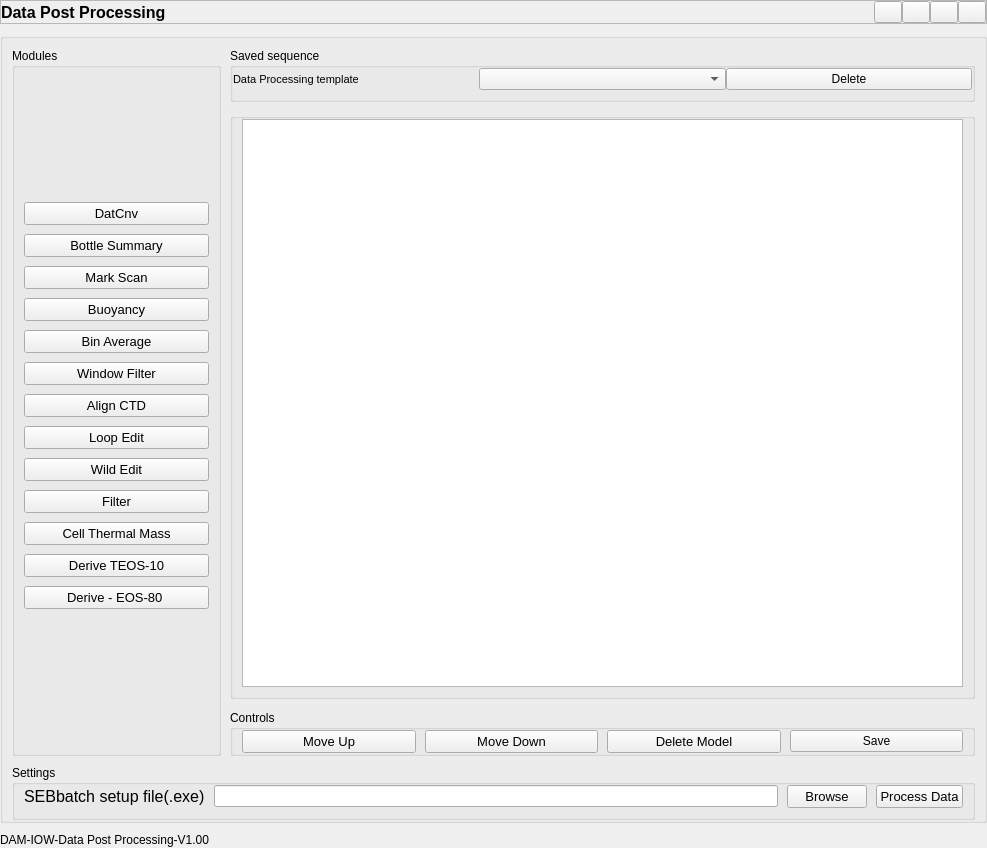
<?xml version="1.0" encoding="UTF-8"?>
<ui version="4.0">
 <class>Form</class>
 <widget class="QWidget" name="Form">
  <property name="geometry">
   <rect>
    <x>0</x>
    <y>0</y>
    <width>987</width>
    <height>848</height>
   </rect>
  </property>
  <property name="sizePolicy">
   <sizepolicy hsizetype="Expanding" vsizetype="Expanding">
    <horstretch>0</horstretch>
    <verstretch>0</verstretch>
   </sizepolicy>
  </property>
  <property name="windowTitle">
   <string>Form</string>
  </property>
  <layout class="QVBoxLayout" name="verticalLayout_9">
   <property name="spacing">
    <number>9</number>
   </property>
   <property name="leftMargin">
    <number>0</number>
   </property>
   <property name="topMargin">
    <number>0</number>
   </property>
   <property name="rightMargin">
    <number>0</number>
   </property>
   <property name="bottomMargin">
    <number>0</number>
   </property>
   <item>
    <widget class="QFrame" name="frame">
     <property name="frameShape">
      <enum>QFrame::StyledPanel</enum>
     </property>
     <property name="frameShadow">
      <enum>QFrame::Raised</enum>
     </property>
     <layout class="QHBoxLayout" name="horizontalLayout_8">
      <property name="spacing">
       <number>0</number>
      </property>
      <property name="leftMargin">
       <number>0</number>
      </property>
      <property name="topMargin">
       <number>0</number>
      </property>
      <property name="rightMargin">
       <number>0</number>
      </property>
      <property name="bottomMargin">
       <number>0</number>
      </property>
      <item>
       <layout class="QHBoxLayout" name="horizontalLayout_2">
        <property name="spacing">
         <number>0</number>
        </property>
        <item>
         <widget class="QLabel" name="label">
          <property name="sizePolicy">
           <sizepolicy hsizetype="Expanding" vsizetype="Preferred">
            <horstretch>0</horstretch>
            <verstretch>0</verstretch>
           </sizepolicy>
          </property>
          <property name="font">
           <font>
            <pointsize>12</pointsize>
            <weight>75</weight>
            <bold>true</bold>
           </font>
          </property>
          <property name="text">
           <string>Data Post Processing</string>
          </property>
         </widget>
        </item>
        <item>
         <layout class="QHBoxLayout" name="horizontalLayout">
          <property name="spacing">
           <number>0</number>
          </property>
          <item>
           <widget class="QPushButton" name="settings">
            <property name="maximumSize">
             <size>
              <width>28</width>
              <height>28</height>
             </size>
            </property>
            <property name="text">
             <string/>
            </property>
            <property name="icon">
             <iconset resource="icons.qrc">
              <normaloff>:/images/images/icons/icon_settings.png</normaloff>:/images/images/icons/icon_settings.png</iconset>
            </property>
           </widget>
          </item>
          <item>
           <widget class="QPushButton" name="min_button">
            <property name="maximumSize">
             <size>
              <width>28</width>
              <height>28</height>
             </size>
            </property>
            <property name="text">
             <string/>
            </property>
            <property name="icon">
             <iconset resource="icons.qrc">
              <normaloff>:/images/images/icons/icon_minimize.png</normaloff>:/images/images/icons/icon_minimize.png</iconset>
            </property>
           </widget>
          </item>
          <item>
           <widget class="QPushButton" name="max_button">
            <property name="maximumSize">
             <size>
              <width>28</width>
              <height>28</height>
             </size>
            </property>
            <property name="text">
             <string/>
            </property>
            <property name="icon">
             <iconset resource="icons.qrc">
              <normaloff>:/images/images/icons/icon_maximize.png</normaloff>:/images/images/icons/icon_maximize.png</iconset>
            </property>
           </widget>
          </item>
          <item>
           <widget class="QPushButton" name="close_button">
            <property name="maximumSize">
             <size>
              <width>28</width>
              <height>28</height>
             </size>
            </property>
            <property name="text">
             <string/>
            </property>
            <property name="icon">
             <iconset resource="icons.qrc">
              <normaloff>:/images/images/icons/icon_close.png</normaloff>:/images/images/icons/icon_close.png</iconset>
            </property>
           </widget>
          </item>
         </layout>
        </item>
       </layout>
      </item>
     </layout>
    </widget>
   </item>
   <item>
    <widget class="QGroupBox" name="groupBox_6">
     <property name="title">
      <string/>
     </property>
     <layout class="QVBoxLayout" name="verticalLayout_6">
      <property name="spacing">
       <number>9</number>
      </property>
      <property name="leftMargin">
       <number>9</number>
      </property>
      <property name="topMargin">
       <number>9</number>
      </property>
      <property name="rightMargin">
       <number>9</number>
      </property>
      <property name="bottomMargin">
       <number>0</number>
      </property>
      <item>
       <layout class="QHBoxLayout" name="horizontalLayout_9">
        <property name="spacing">
         <number>9</number>
        </property>
        <item>
         <widget class="QGroupBox" name="groupBox">
          <property name="sizePolicy">
           <sizepolicy hsizetype="Preferred" vsizetype="Minimum">
            <horstretch>0</horstretch>
            <verstretch>0</verstretch>
           </sizepolicy>
          </property>
          <property name="title">
           <string>Modules</string>
          </property>
          <layout class="QVBoxLayout" name="verticalLayout_7">
           <property name="spacing">
            <number>0</number>
           </property>
           <property name="leftMargin">
            <number>9</number>
           </property>
           <property name="topMargin">
            <number>0</number>
           </property>
           <property name="rightMargin">
            <number>9</number>
           </property>
           <property name="bottomMargin">
            <number>9</number>
           </property>
           <item>
            <layout class="QVBoxLayout" name="verticalLayout">
             <property name="spacing">
              <number>9</number>
             </property>
             <property name="leftMargin">
              <number>0</number>
             </property>
             <item>
              <widget class="QPushButton" name="DP_DatCnvPB">
               <property name="minimumSize">
                <size>
                 <width>0</width>
                 <height>0</height>
                </size>
               </property>
               <property name="font">
                <font>
                 <family>Segoe UI</family>
                 <pointsize>10</pointsize>
                 <weight>50</weight>
                 <italic>false</italic>
                 <bold>false</bold>
                </font>
               </property>
               <property name="styleSheet">
                <string notr="true"/>
               </property>
               <property name="text">
                <string>DatCnv</string>
               </property>
              </widget>
             </item>
             <item>
              <widget class="QPushButton" name="DP_BottleSummaryBtn">
               <property name="minimumSize">
                <size>
                 <width>0</width>
                 <height>0</height>
                </size>
               </property>
               <property name="maximumSize">
                <size>
                 <width>16777215</width>
                 <height>16777215</height>
                </size>
               </property>
               <property name="font">
                <font>
                 <family>Segoe UI</family>
                 <pointsize>10</pointsize>
                 <weight>50</weight>
                 <italic>false</italic>
                 <bold>false</bold>
                </font>
               </property>
               <property name="styleSheet">
                <string notr="true"/>
               </property>
               <property name="text">
                <string>Bottle Summary</string>
               </property>
              </widget>
             </item>
             <item>
              <widget class="QPushButton" name="DP_MarkScanBtn">
               <property name="minimumSize">
                <size>
                 <width>0</width>
                 <height>0</height>
                </size>
               </property>
               <property name="maximumSize">
                <size>
                 <width>16777215</width>
                 <height>16777215</height>
                </size>
               </property>
               <property name="font">
                <font>
                 <family>Segoe UI</family>
                 <pointsize>10</pointsize>
                 <weight>50</weight>
                 <italic>false</italic>
                 <bold>false</bold>
                </font>
               </property>
               <property name="styleSheet">
                <string notr="true"/>
               </property>
               <property name="text">
                <string>Mark Scan</string>
               </property>
              </widget>
             </item>
             <item>
              <widget class="QPushButton" name="DP_BuoyancySlBtn">
               <property name="minimumSize">
                <size>
                 <width>0</width>
                 <height>0</height>
                </size>
               </property>
               <property name="maximumSize">
                <size>
                 <width>16777215</width>
                 <height>16777215</height>
                </size>
               </property>
               <property name="font">
                <font>
                 <family>Segoe UI</family>
                 <pointsize>10</pointsize>
                 <weight>50</weight>
                 <italic>false</italic>
                 <bold>false</bold>
                </font>
               </property>
               <property name="styleSheet">
                <string notr="true"/>
               </property>
               <property name="text">
                <string>Buoyancy</string>
               </property>
              </widget>
             </item>
             <item>
              <widget class="QPushButton" name="DP_BinAverageSlBtn">
               <property name="minimumSize">
                <size>
                 <width>0</width>
                 <height>0</height>
                </size>
               </property>
               <property name="font">
                <font>
                 <family>Segoe UI</family>
                 <pointsize>10</pointsize>
                 <weight>50</weight>
                 <italic>false</italic>
                 <bold>false</bold>
                </font>
               </property>
               <property name="styleSheet">
                <string notr="true"/>
               </property>
               <property name="text">
                <string>Bin Average</string>
               </property>
              </widget>
             </item>
             <item>
              <widget class="QPushButton" name="DP_WindowFilterSlBtn">
               <property name="minimumSize">
                <size>
                 <width>0</width>
                 <height>0</height>
                </size>
               </property>
               <property name="maximumSize">
                <size>
                 <width>16777215</width>
                 <height>16777215</height>
                </size>
               </property>
               <property name="font">
                <font>
                 <family>Segoe UI</family>
                 <pointsize>10</pointsize>
                 <weight>50</weight>
                 <italic>false</italic>
                 <bold>false</bold>
                </font>
               </property>
               <property name="styleSheet">
                <string notr="true"/>
               </property>
               <property name="text">
                <string>Window Filter</string>
               </property>
              </widget>
             </item>
             <item>
              <widget class="QPushButton" name="DP_AlignctdSlBtn">
               <property name="minimumSize">
                <size>
                 <width>185</width>
                 <height>0</height>
                </size>
               </property>
               <property name="maximumSize">
                <size>
                 <width>16777215</width>
                 <height>16777215</height>
                </size>
               </property>
               <property name="font">
                <font>
                 <family>Segoe UI</family>
                 <pointsize>10</pointsize>
                 <weight>50</weight>
                 <italic>false</italic>
                 <bold>false</bold>
                </font>
               </property>
               <property name="styleSheet">
                <string notr="true"/>
               </property>
               <property name="text">
                <string>Align CTD</string>
               </property>
              </widget>
             </item>
             <item>
              <widget class="QPushButton" name="DP_LoopEditSlBtn">
               <property name="minimumSize">
                <size>
                 <width>0</width>
                 <height>0</height>
                </size>
               </property>
               <property name="maximumSize">
                <size>
                 <width>16777215</width>
                 <height>16777215</height>
                </size>
               </property>
               <property name="font">
                <font>
                 <family>Segoe UI</family>
                 <pointsize>10</pointsize>
                 <weight>50</weight>
                 <italic>false</italic>
                 <bold>false</bold>
                </font>
               </property>
               <property name="styleSheet">
                <string notr="true"/>
               </property>
               <property name="text">
                <string>Loop Edit</string>
               </property>
              </widget>
             </item>
             <item>
              <widget class="QPushButton" name="DP_WildEditSlBtn">
               <property name="minimumSize">
                <size>
                 <width>0</width>
                 <height>0</height>
                </size>
               </property>
               <property name="maximumSize">
                <size>
                 <width>16777215</width>
                 <height>16777215</height>
                </size>
               </property>
               <property name="font">
                <font>
                 <family>Segoe UI</family>
                 <pointsize>10</pointsize>
                 <weight>50</weight>
                 <italic>false</italic>
                 <bold>false</bold>
                </font>
               </property>
               <property name="styleSheet">
                <string notr="true"/>
               </property>
               <property name="text">
                <string>Wild Edit</string>
               </property>
              </widget>
             </item>
             <item>
              <widget class="QPushButton" name="DP_FilterSlBtn">
               <property name="minimumSize">
                <size>
                 <width>0</width>
                 <height>0</height>
                </size>
               </property>
               <property name="maximumSize">
                <size>
                 <width>16777215</width>
                 <height>16777215</height>
                </size>
               </property>
               <property name="font">
                <font>
                 <family>Segoe UI</family>
                 <pointsize>10</pointsize>
                 <weight>50</weight>
                 <italic>false</italic>
                 <bold>false</bold>
                </font>
               </property>
               <property name="styleSheet">
                <string notr="true"/>
               </property>
               <property name="text">
                <string>Filter</string>
               </property>
              </widget>
             </item>
             <item>
              <widget class="QPushButton" name="DP_CellThermalMassSlBtn">
               <property name="minimumSize">
                <size>
                 <width>0</width>
                 <height>0</height>
                </size>
               </property>
               <property name="maximumSize">
                <size>
                 <width>16777215</width>
                 <height>16777215</height>
                </size>
               </property>
               <property name="font">
                <font>
                 <family>Segoe UI</family>
                 <pointsize>10</pointsize>
                 <weight>50</weight>
                 <italic>false</italic>
                 <bold>false</bold>
                </font>
               </property>
               <property name="styleSheet">
                <string notr="true"/>
               </property>
               <property name="text">
                <string>Cell Thermal Mass</string>
               </property>
              </widget>
             </item>
             <item>
              <widget class="QPushButton" name="DP_DeriveTEO10SlBtn">
               <property name="minimumSize">
                <size>
                 <width>0</width>
                 <height>0</height>
                </size>
               </property>
               <property name="maximumSize">
                <size>
                 <width>16777215</width>
                 <height>16777215</height>
                </size>
               </property>
               <property name="font">
                <font>
                 <family>Segoe UI</family>
                 <pointsize>10</pointsize>
                 <weight>50</weight>
                 <italic>false</italic>
                 <bold>false</bold>
                </font>
               </property>
               <property name="styleSheet">
                <string notr="true"/>
               </property>
               <property name="text">
                <string>Derive TEOS-10</string>
               </property>
              </widget>
             </item>
             <item>
              <widget class="QPushButton" name="DP_DeriveEOS80SlBtn">
               <property name="minimumSize">
                <size>
                 <width>0</width>
                 <height>0</height>
                </size>
               </property>
               <property name="maximumSize">
                <size>
                 <width>16777215</width>
                 <height>16777215</height>
                </size>
               </property>
               <property name="font">
                <font>
                 <family>Segoe UI</family>
                 <pointsize>10</pointsize>
                 <weight>50</weight>
                 <italic>false</italic>
                 <bold>false</bold>
                </font>
               </property>
               <property name="styleSheet">
                <string notr="true"/>
               </property>
               <property name="text">
                <string>Derive - EOS-80 </string>
               </property>
              </widget>
             </item>
            </layout>
           </item>
          </layout>
         </widget>
        </item>
        <item>
         <layout class="QVBoxLayout" name="verticalLayout_4">
          <property name="spacing">
           <number>11</number>
          </property>
          <item>
           <widget class="QGroupBox" name="groupBox_5">
            <property name="title">
             <string>Saved sequence</string>
            </property>
            <layout class="QVBoxLayout" name="verticalLayout_3">
             <property name="spacing">
              <number>0</number>
             </property>
             <property name="leftMargin">
              <number>0</number>
             </property>
             <property name="topMargin">
              <number>0</number>
             </property>
             <property name="rightMargin">
              <number>0</number>
             </property>
             <property name="bottomMargin">
              <number>9</number>
             </property>
             <item>
              <layout class="QHBoxLayout" name="horizontalLayout_4">
               <item>
                <widget class="QLabel" name="Data_processing_temp_label">
                 <property name="font">
                  <font>
                   <pointsize>8</pointsize>
                  </font>
                 </property>
                 <property name="text">
                  <string>Data Processing template</string>
                 </property>
                </widget>
               </item>
               <item>
                <widget class="QComboBox" name="DP_model_temp_CB"/>
               </item>
               <item>
                <widget class="QPushButton" name="data_processing_template_delete_PB">
                 <property name="text">
                  <string>Delete</string>
                 </property>
                </widget>
               </item>
              </layout>
             </item>
            </layout>
           </widget>
          </item>
          <item>
           <widget class="QGroupBox" name="groupBox_2">
            <property name="sizePolicy">
             <sizepolicy hsizetype="Expanding" vsizetype="Preferred">
              <horstretch>0</horstretch>
              <verstretch>0</verstretch>
             </sizepolicy>
            </property>
            <property name="title">
             <string/>
            </property>
            <layout class="QVBoxLayout" name="verticalLayout_5">
             <property name="spacing">
              <number>0</number>
             </property>
             <property name="leftMargin">
              <number>9</number>
             </property>
             <property name="topMargin">
              <number>0</number>
             </property>
             <property name="rightMargin">
              <number>9</number>
             </property>
             <property name="bottomMargin">
              <number>9</number>
             </property>
             <item>
              <widget class="QTableView" name="DP_TableView">
               <property name="sizePolicy">
                <sizepolicy hsizetype="Preferred" vsizetype="Expanding">
                 <horstretch>0</horstretch>
                 <verstretch>0</verstretch>
                </sizepolicy>
               </property>
               <property name="minimumSize">
                <size>
                 <width>0</width>
                 <height>500</height>
                </size>
               </property>
               <attribute name="horizontalHeaderVisible">
                <bool>false</bool>
               </attribute>
               <attribute name="verticalHeaderVisible">
                <bool>false</bool>
               </attribute>
               <attribute name="verticalHeaderHighlightSections">
                <bool>false</bool>
               </attribute>
              </widget>
             </item>
            </layout>
           </widget>
          </item>
          <item>
           <widget class="QGroupBox" name="groupBox_3">
            <property name="title">
             <string>Controls</string>
            </property>
            <layout class="QHBoxLayout" name="horizontalLayout_3">
             <property name="spacing">
              <number>9</number>
             </property>
             <property name="leftMargin">
              <number>9</number>
             </property>
             <property name="topMargin">
              <number>0</number>
             </property>
             <property name="rightMargin">
              <number>9</number>
             </property>
             <property name="bottomMargin">
              <number>0</number>
             </property>
             <item>
              <widget class="QPushButton" name="DP_moveUpBtn">
               <property name="font">
                <font>
                 <family>Segoe UI</family>
                 <pointsize>10</pointsize>
                 <weight>50</weight>
                 <italic>false</italic>
                 <bold>false</bold>
                </font>
               </property>
               <property name="styleSheet">
                <string notr="true"/>
               </property>
               <property name="text">
                <string>Move Up</string>
               </property>
              </widget>
             </item>
             <item>
              <widget class="QPushButton" name="DP_moveDownBtn">
               <property name="maximumSize">
                <size>
                 <width>16777215</width>
                 <height>35</height>
                </size>
               </property>
               <property name="font">
                <font>
                 <family>Segoe UI</family>
                 <pointsize>10</pointsize>
                 <weight>50</weight>
                 <italic>false</italic>
                 <bold>false</bold>
                </font>
               </property>
               <property name="styleSheet">
                <string notr="true"/>
               </property>
               <property name="text">
                <string>Move Down</string>
               </property>
              </widget>
             </item>
             <item>
              <widget class="QPushButton" name="DP_deleteModel">
               <property name="font">
                <font>
                 <family>Segoe UI</family>
                 <pointsize>10</pointsize>
                 <weight>50</weight>
                 <italic>false</italic>
                 <bold>false</bold>
                </font>
               </property>
               <property name="styleSheet">
                <string notr="true"/>
               </property>
               <property name="text">
                <string>Delete Model</string>
               </property>
              </widget>
             </item>
             <item>
              <widget class="QPushButton" name="DP_save_model">
               <property name="styleSheet">
                <string notr="true"/>
               </property>
               <property name="text">
                <string>Save</string>
               </property>
              </widget>
             </item>
            </layout>
           </widget>
          </item>
         </layout>
        </item>
       </layout>
      </item>
      <item>
       <widget class="QGroupBox" name="groupBox_4">
        <property name="title">
         <string>Settings</string>
        </property>
        <layout class="QHBoxLayout" name="horizontalLayout_6">
         <property name="spacing">
          <number>9</number>
         </property>
         <property name="leftMargin">
          <number>9</number>
         </property>
         <property name="topMargin">
          <number>0</number>
         </property>
         <property name="rightMargin">
          <number>9</number>
         </property>
         <property name="bottomMargin">
          <number>9</number>
         </property>
         <item>
          <layout class="QHBoxLayout" name="horizontalLayout_5">
           <property name="spacing">
            <number>9</number>
           </property>
           <property name="leftMargin">
            <number>0</number>
           </property>
           <property name="topMargin">
            <number>0</number>
           </property>
           <property name="rightMargin">
            <number>0</number>
           </property>
           <item>
            <widget class="QLabel" name="DP_SEBbatchLB">
             <property name="font">
              <font>
               <family>Segoe UI</family>
               <pointsize>12</pointsize>
               <weight>50</weight>
               <italic>false</italic>
               <bold>false</bold>
              </font>
             </property>
             <property name="text">
              <string>SEBbatch setup file(.exe)</string>
             </property>
            </widget>
           </item>
           <item>
            <widget class="QLineEdit" name="DP_SEBbatchLE">
             <property name="minimumSize">
              <size>
               <width>0</width>
               <height>0</height>
              </size>
             </property>
             <property name="styleSheet">
              <string notr="true"/>
             </property>
            </widget>
           </item>
           <item>
            <widget class="QPushButton" name="DP_SEBbatchBrowsePB">
             <property name="minimumSize">
              <size>
               <width>0</width>
               <height>0</height>
              </size>
             </property>
             <property name="font">
              <font>
               <family>Segoe UI</family>
               <pointsize>10</pointsize>
               <weight>50</weight>
               <italic>false</italic>
               <bold>false</bold>
              </font>
             </property>
             <property name="styleSheet">
              <string notr="true"/>
             </property>
             <property name="text">
              <string>Browse</string>
             </property>
            </widget>
           </item>
          </layout>
         </item>
         <item>
          <widget class="QPushButton" name="DP_ConvertDataBtn">
           <property name="minimumSize">
            <size>
             <width>0</width>
             <height>0</height>
            </size>
           </property>
           <property name="maximumSize">
            <size>
             <width>16777215</width>
             <height>16777215</height>
            </size>
           </property>
           <property name="font">
            <font>
             <family>Segoe UI</family>
             <pointsize>10</pointsize>
             <weight>50</weight>
             <italic>false</italic>
             <bold>false</bold>
            </font>
           </property>
           <property name="styleSheet">
            <string notr="true"/>
           </property>
           <property name="text">
            <string>Process Data</string>
           </property>
          </widget>
         </item>
        </layout>
       </widget>
      </item>
     </layout>
    </widget>
   </item>
   <item>
    <layout class="QHBoxLayout" name="horizontalLayout_7">
     <property name="spacing">
      <number>0</number>
     </property>
     <item>
      <widget class="QLabel" name="label_2">
       <property name="text">
        <string>DAM-IOW-Data Post Processing-V1.00</string>
       </property>
      </widget>
     </item>
     <item>
      <widget class="QWidget" name="widget" native="true">
       <property name="sizePolicy">
        <sizepolicy hsizetype="Preferred" vsizetype="Preferred">
         <horstretch>0</horstretch>
         <verstretch>0</verstretch>
        </sizepolicy>
       </property>
       <property name="minimumSize">
        <size>
         <width>16</width>
         <height>16</height>
        </size>
       </property>
       <property name="maximumSize">
        <size>
         <width>16</width>
         <height>16</height>
        </size>
       </property>
       <property name="styleSheet">
        <string notr="true">background-image: url(:/images/images/icons/cil-size-grip.png);</string>
       </property>
      </widget>
     </item>
    </layout>
   </item>
  </layout>
 </widget>
 <resources>
  <include location="icons.qrc"/>
 </resources>
 <connections/>
</ui>
